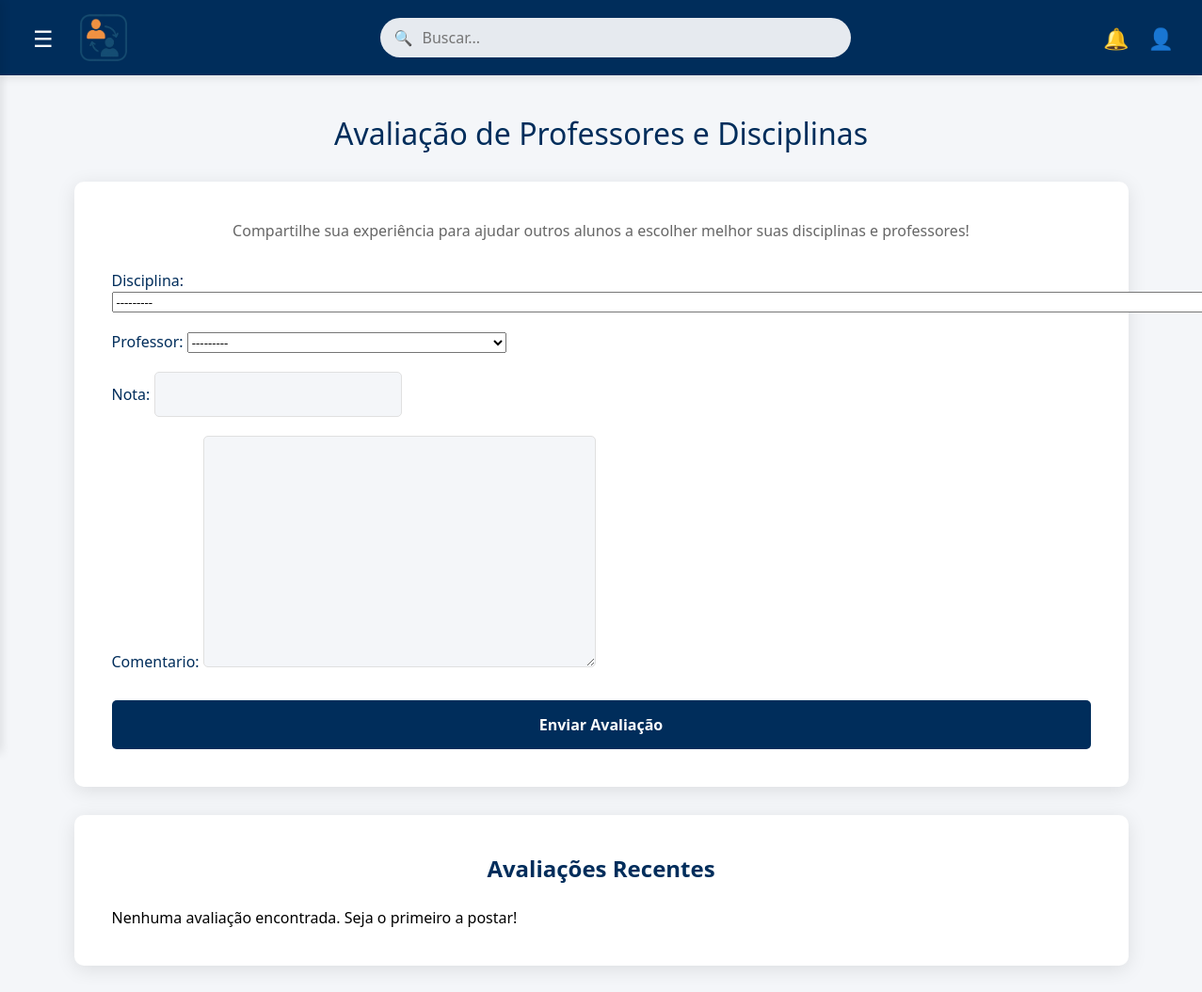
/avaliacaoprof/ (signed in), run on an earlier commit of the app's database.
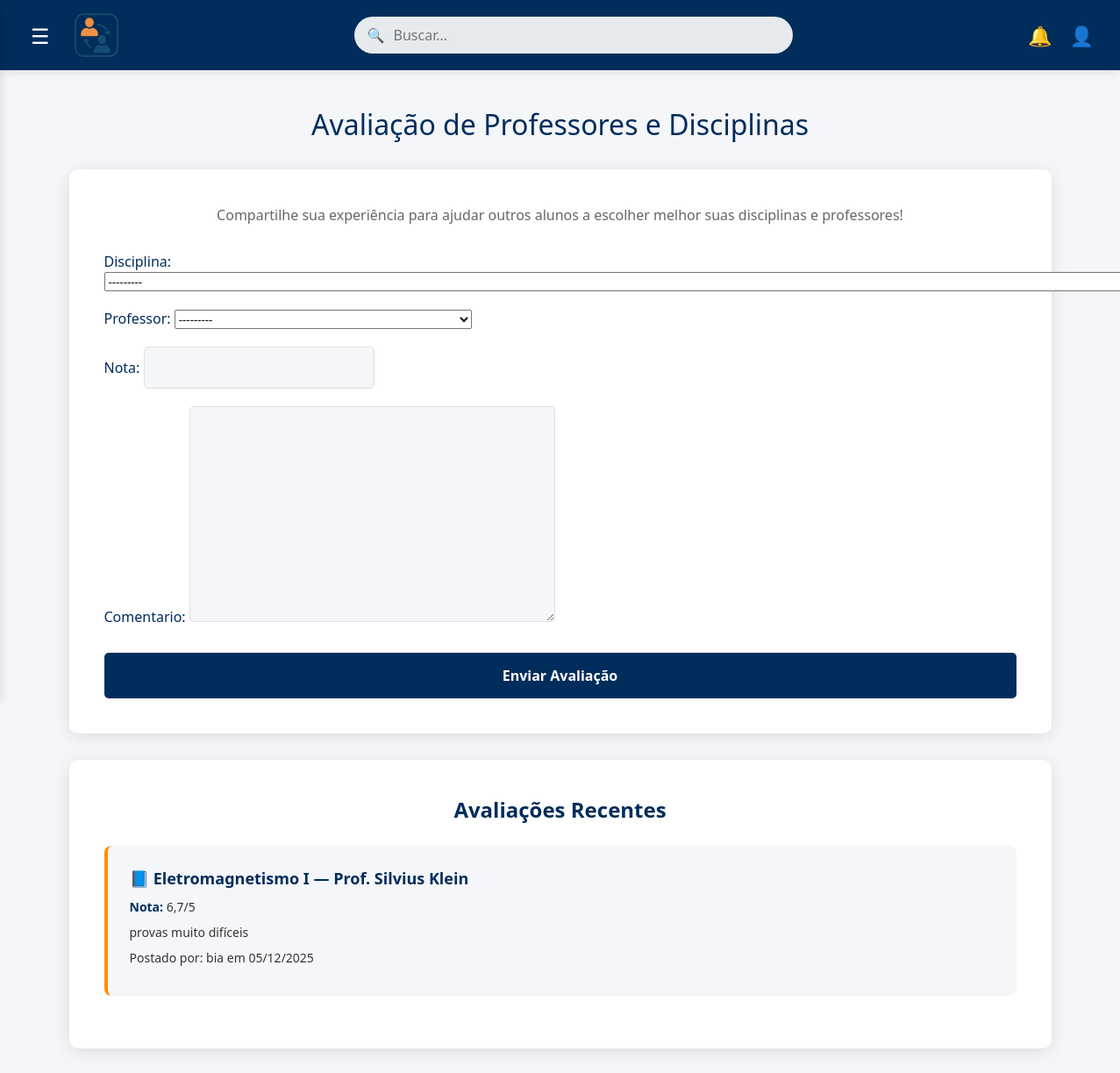
And on a later commit of the database.
### core/models.py (models this page shows, shortened)
class Avaliacao(models.Model):
    usuario = models.ForeignKey(User, on_delete=models.CASCADE)
    disciplina = models.ForeignKey(Disciplina, on_delete=models.CASCADE)
    professor = models.ForeignKey(Professor, on_delete=models.CASCADE)
    nota = models.DecimalField(max_digits=3, decimal_places=1)
    comentario = models.TextField()
    data_criacao = models.DateTimeField(auto_now_add=True)

class Disciplina(models.Model):
    nome = models.CharField(max_length=100, unique=True)
    codigo = models.CharField(max_length=10, unique=True, blank=True, null=True)
    def __str__(self):
        return f'{self.nome} ({self.codigo or "Sem Código"})'

class Professor(models.Model):
    nome = models.CharField(max_length=200, unique=True)
    def __str__(self):
        return self.nome

### core/views.py (the view)
# urls.py: path('avaliacaoprof/', views.avaliacaoprof, name='avaliacaoprof'),
@login_required
def avaliacaoprof(request):
    if request.method == 'POST':
        form = AvaliacaoForm(request.POST)
        if form.is_valid():
            avaliacao = form.save(commit=False)
            avaliacao.usuario = request.user
            avaliacao.save()
            messages.success(request, "Avaliação enviada com sucesso!")
            return redirect('avaliacaoprof')
        else:
            messages.error(request, "Erro ao enviar avaliação. Verifique os campos.")
    else:
        form = AvaliacaoForm()
    avaliacoes = Avaliacao.objects.all().order_by('-data_criacao')[:5]
    context = {
        'form': form,
        'avaliacoes': avaliacoes,
        'usuario': request.user
    }
    return render(request, 'core/avaliacaoprof.html', context)

### core/forms.py
class AvaliacaoForm(forms.ModelForm):
    class Meta:
        model = Avaliacao
        fields = ['disciplina', 'professor', 'nota', 'comentario']

### core/templates/core/avaliacaoprof.html (shortened to what this page needs)
{% load static %}
<!DOCTYPE html>
<html lang="pt-BR">
<head>
    <link rel="stylesheet" href="{% static 'css/estilo/avaliacaoprof.css' %}">
</head>
<body>
    <div class="header-container">
        <div class="logo-area">
            <div class="menu-icon hamburger" id="menuToggle">☰</div>
            <img id="logo" src="{% static 'img/image-removebg-preview.png' %}" alt="Logo Vinculou">
        </div>
        <div class="search-input-desktop">
            <div class="search-icon-desktop">🔍</div>
            <input type="text" placeholder="Buscar...">
        </div>
        <div class="user-area">
            <div class="notification-icon">🔔</div>
            <div class="profile-icon">👤</div>
        </div>
    </div>
    <div class="principal">
        <h1 class="titulo-principal">Avaliação de Professores e Disciplinas</h1>
<section class="avaliacao">
    <p class="descricao">Compartilhe sua experiência para ajudar outros alunos a escolher melhor suas disciplinas e professores!</p>
    <form class="form-avaliacao" method="post" action="{% url 'avaliacaoprof' %}">
        {{ form.as_p }}
        <button type="submit" class="btn-enviar">Enviar Avaliação</button>
    </form>
</section>
        <section class="avaliacoes-recentes">
            <h2>Avaliações Recentes</h2>
            {% if avaliacoes %}
                {% for avaliacao in avaliacoes %}
                    <div class="avaliacao-card">
                        <h3>
                            📘 {{ avaliacao.disciplina.nome }} — Prof. {{ avaliacao.professor }}
                        </h3>
                        <p><strong>Nota:</strong> {{ avaliacao.nota }}/5</p>
                        <p>{{ avaliacao.comentario }}</p>
                        <p class="meta-info">
                            Postado por: {{ avaliacao.usuario.username }} em {{ avaliacao.data_criacao|date:"d/m/Y" }}
                        </p>
                    </div>
                {% endfor %}
            {% else %}
                <p>Nenhuma avaliação encontrada. Seja o primeiro a postar!</p>
            {% endif %}
            </section>
    </div>
</body>
</html>

What changed in the data, as far as the page shows it:
added Avaliacao: disciplina.nome "Eletromagnetismo I", professor "Silvius Klein", nota "6,7", comentario "provas muito difíceis", usuario.username "bia", data_criacao "05/12/2025"
Also different on the page:
text no longer shown: "Nenhuma avaliação encontrada. Seja o primeiro a postar!"
